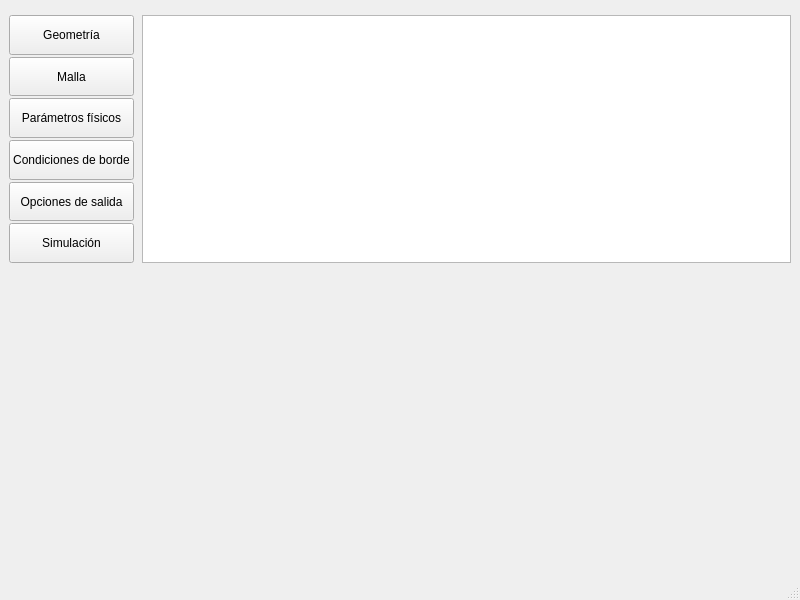
<?xml version="1.0" encoding="UTF-8"?>
<ui version="4.0">
 <class>ventanaPrincipal</class>
 <widget class="QMainWindow" name="ventanaPrincipal">
  <property name="geometry">
   <rect>
    <x>0</x>
    <y>0</y>
    <width>800</width>
    <height>600</height>
   </rect>
  </property>
  <property name="windowTitle">
   <string>MainWindow</string>
  </property>
  <widget class="QWidget" name="centralwidget">
   <layout class="QVBoxLayout" name="verticalLayout_2">
    <item>
     <widget class="QFrame" name="frameModelo">
      <property name="sizePolicy">
       <sizepolicy hsizetype="Expanding" vsizetype="Preferred">
        <horstretch>0</horstretch>
        <verstretch>0</verstretch>
       </sizepolicy>
      </property>
      <property name="maximumSize">
       <size>
        <width>16777215</width>
        <height>150</height>
       </size>
      </property>
      <property name="frameShape">
       <enum>QFrame::StyledPanel</enum>
      </property>
      <property name="frameShadow">
       <enum>QFrame::Raised</enum>
      </property>
     </widget>
    </item>
    <item>
     <layout class="QHBoxLayout" name="horizontalLayout">
      <item>
       <layout class="QGridLayout" name="gridLayout"/>
      </item>
      <item>
       <layout class="QVBoxLayout" name="verticalLayout">
        <property name="spacing">
         <number>2</number>
        </property>
        <property name="leftMargin">
         <number>0</number>
        </property>
        <property name="rightMargin">
         <number>2</number>
        </property>
        <item>
         <widget class="QPushButton" name="pbGeometria">
          <property name="sizePolicy">
           <sizepolicy hsizetype="Minimum" vsizetype="Expanding">
            <horstretch>0</horstretch>
            <verstretch>0</verstretch>
           </sizepolicy>
          </property>
          <property name="text">
           <string>Geometría</string>
          </property>
         </widget>
        </item>
        <item>
         <widget class="QPushButton" name="pbMalla">
          <property name="sizePolicy">
           <sizepolicy hsizetype="Minimum" vsizetype="Expanding">
            <horstretch>0</horstretch>
            <verstretch>0</verstretch>
           </sizepolicy>
          </property>
          <property name="text">
           <string>Malla</string>
          </property>
         </widget>
        </item>
        <item>
         <widget class="QPushButton" name="pbFisica">
          <property name="sizePolicy">
           <sizepolicy hsizetype="Minimum" vsizetype="Expanding">
            <horstretch>0</horstretch>
            <verstretch>0</verstretch>
           </sizepolicy>
          </property>
          <property name="text">
           <string>Parámetros físicos</string>
          </property>
         </widget>
        </item>
        <item>
         <widget class="QPushButton" name="pbCondBorde">
          <property name="sizePolicy">
           <sizepolicy hsizetype="Minimum" vsizetype="Expanding">
            <horstretch>0</horstretch>
            <verstretch>0</verstretch>
           </sizepolicy>
          </property>
          <property name="text">
           <string>Condiciones de borde</string>
          </property>
         </widget>
        </item>
        <item>
         <widget class="QPushButton" name="pbSalida">
          <property name="sizePolicy">
           <sizepolicy hsizetype="Minimum" vsizetype="Expanding">
            <horstretch>0</horstretch>
            <verstretch>0</verstretch>
           </sizepolicy>
          </property>
          <property name="text">
           <string>Opciones de salida</string>
          </property>
         </widget>
        </item>
        <item>
         <widget class="QPushButton" name="pbSimulacion">
          <property name="sizePolicy">
           <sizepolicy hsizetype="Minimum" vsizetype="Expanding">
            <horstretch>0</horstretch>
            <verstretch>0</verstretch>
           </sizepolicy>
          </property>
          <property name="text">
           <string>Simulación</string>
          </property>
         </widget>
        </item>
       </layout>
      </item>
      <item>
       <widget class="VistaGraficoPrincipal" name="vistaGeometria"/>
      </item>
     </layout>
    </item>
    <item>
     <widget class="QStackedWidget" name="stackedWidget">
      <property name="sizePolicy">
       <sizepolicy hsizetype="Preferred" vsizetype="Fixed">
        <horstretch>0</horstretch>
        <verstretch>0</verstretch>
       </sizepolicy>
      </property>
      <property name="minimumSize">
       <size>
        <width>0</width>
        <height>300</height>
       </size>
      </property>
      <property name="maximumSize">
       <size>
        <width>16777215</width>
        <height>16777215</height>
       </size>
      </property>
      <property name="currentIndex">
       <number>0</number>
      </property>
      <widget class="QWidget" name="pagGeometria">
       <property name="minimumSize">
        <size>
         <width>0</width>
         <height>300</height>
        </size>
       </property>
      </widget>
      <widget class="QWidget" name="pagMalla"/>
      <widget class="QWidget" name="pagFisica">
       <layout class="QFormLayout" name="formLayout_3">
        <item row="0" column="0">
         <widget class="QLabel" name="label_3">
          <property name="text">
           <string>Parámetros físicos</string>
          </property>
         </widget>
        </item>
       </layout>
      </widget>
      <widget class="QWidget" name="pagCondBorde">
       <layout class="QFormLayout" name="formLayout_4">
        <item row="0" column="0">
         <widget class="QLabel" name="label_4">
          <property name="text">
           <string>Condiciones de borde</string>
          </property>
         </widget>
        </item>
       </layout>
      </widget>
      <widget class="QWidget" name="pagSalida">
       <layout class="QFormLayout" name="formLayout_5">
        <item row="0" column="0">
         <widget class="QLabel" name="label_5">
          <property name="text">
           <string>Opciones de salida</string>
          </property>
         </widget>
        </item>
       </layout>
      </widget>
      <widget class="QWidget" name="pagSimulacion">
       <layout class="QFormLayout" name="formLayout_6">
        <item row="0" column="0">
         <widget class="QLabel" name="label_6">
          <property name="text">
           <string>Simulación</string>
          </property>
         </widget>
        </item>
       </layout>
      </widget>
     </widget>
    </item>
    <item>
     <layout class="QGridLayout" name="panelMensajes"/>
    </item>
   </layout>
  </widget>
  <widget class="QMenuBar" name="menubar">
   <property name="geometry">
    <rect>
     <x>0</x>
     <y>0</y>
     <width>800</width>
     <height>26</height>
    </rect>
   </property>
  </widget>
  <widget class="QStatusBar" name="statusbar"/>
 </widget>
 <customwidgets>
  <customwidget>
   <class>VistaGraficoPrincipal</class>
   <extends>QGraphicsView</extends>
   <header>interfaz/vistagraficoprincipal.h</header>
  </customwidget>
 </customwidgets>
 <resources/>
 <connections/>
</ui>
